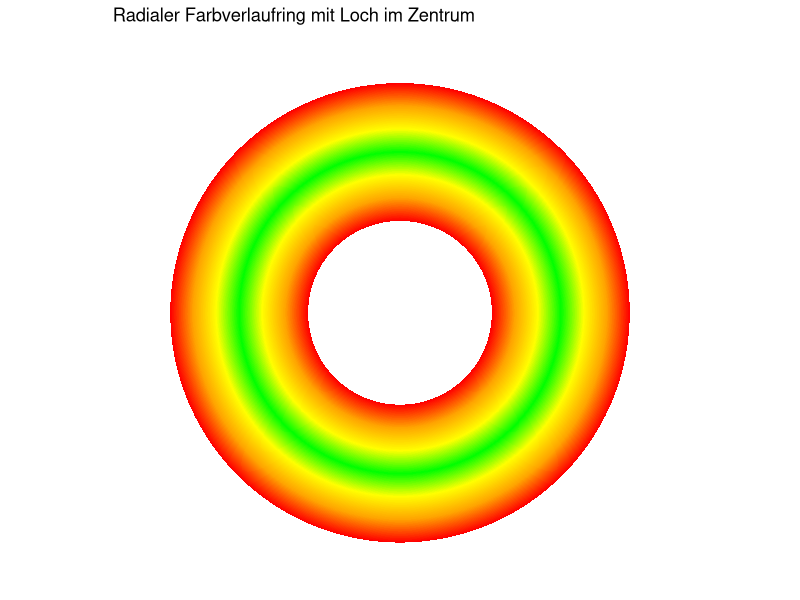
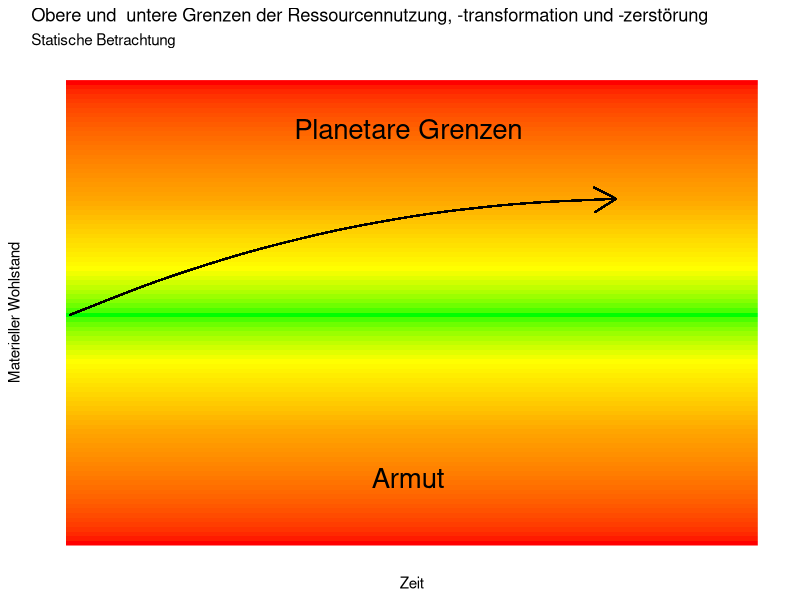
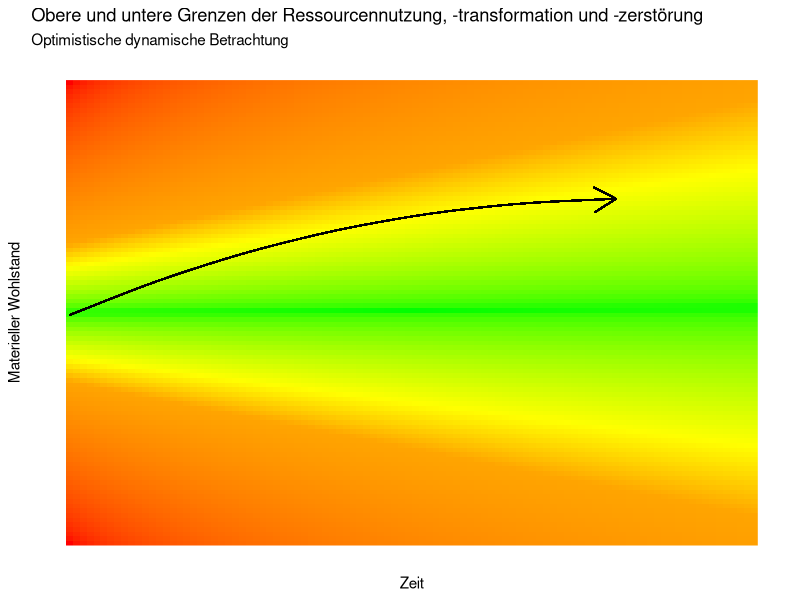

Reproduce these figures in R, in order.
## ---- chunk 1
#| message: false
#| warning: false

library(ggplot2)
library(dplyr)
library(scales)

# Anzahl der Ringe (Segment-Dicke)
n <- 200

# Farbverlauf von innen (rot) nach außen (Rot-Orange-Gelb-Grün-Gelb-Orange-Rot)
farben <- colorRampPalette(c("red", "orange", "yellow", "green", "yellow", "orange", "red"))(n)

# Daten mit Segmenten in radialer Richtung
farbverlauf <- data.frame(
  xmin = seq(3, 3.3 - 0.3/n, length.out = n),
  xmax = seq(3 + 0.3/n, 3.3, length.out = n),
  ymin = 0,
  ymax = 1,
  Farbe = farben
)

ggplot(farbverlauf) +
  geom_rect(aes(
    fill = Farbe,
    xmin = xmin, xmax = xmax,
    ymin = ymin, ymax = ymax
  ), color = NA) +
  scale_fill_identity() +
  coord_polar(theta = "y") +
  xlim(c(2.8, 3.3)) + # mit oder ohne Loch?
  theme_void() +
  labs(title = "Radialer Farbverlaufring mit Loch im Zentrum")

## ---- chunk 2
#| message: false
#| warning: false

library(ggplot2)

df <- data.frame(
  x = rep(1:100, each = 100),
  y = rep(1:100, times = 100)
)



farben <- c("red", "orange", "yellow", "green", "yellow", "orange", "red")

# Hier wird der Bereich für die Enden gestreckt (Rot bei 1 und 25 sowie 75 und 100)
values <- scales::rescale(c(1, 25, 40, 50, 60, 75, 100))

ggplot(df, aes(x = x, y = y, fill = y)) +
  geom_raster() +
  scale_fill_gradientn(
    colours = farben,
    values = values,
    guide = "none"
  )+
   annotate("text", x = 50, y = 15, label = "Armut", size=7) +
   annotate("text", x = 50, y = 90, label = "Planetare Grenzen", size=7) +
#  geom_hline(yintercept = c(30, 70), linetype="dashed") +
  geom_curve(x=1, y=50, xend=80, yend=75,
             curvature=-.1,
             arrow=arrow())+
  labs(title = "Obere und  untere Grenzen der Ressourcennutzung, -transformation und -zerstörung",
      subtitle="Statische Betrachtung",
      x="Zeit",
      y= "Materieller Wohlstand")+
  # Die theme()-Funktion ist der Schlüssel zur Anpassung des Aussehens.
  theme(
    # --- Gitterlinien entfernen ---
    # Entfernt die Hauptgitterlinien (major grids)
    panel.grid.major = element_blank(),
    # Entfernt die Nebengitterlinien (minor grids)
    panel.grid.minor = element_blank(),

    # --- Achsen-Ticks und deren Beschriftungen entfernen ---
    # Entfernt die Ticks (die kleinen Striche an den Achsen)
    axis.ticks = element_blank(),
    # Entfernt die Tick-Beschriftungen (die Zahlen an den Achsen)
    axis.text.x = element_blank(),
    axis.text.y = element_blank(),

    # --- Zusätzliche ästhetische Anpassungen ---
    # Setzt einen sauberen, weißen Hintergrund für das Panel
    panel.background = element_rect(fill = "white")#,
    # Fügt die Achsenlinien wieder hinzu, da sie durch das Entfernen des Gitters verschwinden können
    #axis.line = element_line(colour = "black")
  )

## ---- chunk 3
#| message: false
#| warning: false

library(ggplot2)

df <- data.frame(
  x = rep(1:100, each = 100),
  y = rep(1:100, times = 100)
)

# Parameter für den Trichter
w0 <- 20   # Startbreite bei x=1
w1 <- 60   # Endbreite bei x=100
mitte <- 50 # Zentrum des Trichters

# Neue Variable: Normalisierter Abstand vom Zentrum (abhängig von X)
df$w <- w0 + (w1 - w0) * (df$x - 1) / 99
df$z <- (df$y - mitte) / df$w

# Normalisierungsparameter für Farbverlauf
z_min <- -5
z_max <- 5
df$z_normalized <- (df$z - z_min) / (z_max - z_min)

# Farben und Positionen im Gradienten
farben <- c("red", "orange", "yellow", "green", "yellow", "orange", "red")
values <- c(0, 0.35, 0.4, 0.5, 0.6, 0.65, 1)

# Grenzlinien für den Trichter (|z| = 1)
df_lines <- data.frame(
  x = 1:100,
  untere_grenze = mitte - (w0 + (w1 - w0) * (1:100 - 1)/99),
  obere_grenze = mitte + (w0 + (w1 - w0) * (1:100 - 1)/99)
)

# Plot mit dynamischem Trichter
ggplot(df, aes(x = x, y = y, fill = z_normalized)) +
  geom_raster() +
  scale_fill_gradientn(
    colours = farben,
    values = values,
    guide = "none"
  ) +
#  geom_line(data = df_lines, aes(x = x, y = untere_grenze), linetype = "dashed", inherit.aes = FALSE) +
#  geom_line(data = df_lines, aes(x = x, y = obere_grenze), linetype = "dashed", inherit.aes = FALSE) +
  geom_curve(x=1, y=50, xend=80, yend=75,
             curvature=-.1,
             arrow=arrow())+
  labs(
    title = "Obere und untere Grenzen der Ressourcennutzung, -transformation und -zerstörung",
    subtitle = "Optimistische dynamische Betrachtung",
    x = "Zeit",
    y= "Materieller Wohlstand"
  ) +
  # Die theme()-Funktion ist der Schlüssel zur Anpassung des Aussehens.
  theme(
    # --- Gitterlinien entfernen ---
    # Entfernt die Hauptgitterlinien (major grids)
    panel.grid.major = element_blank(),
    # Entfernt die Nebengitterlinien (minor grids)
    panel.grid.minor = element_blank(),

    # --- Achsen-Ticks und deren Beschriftungen entfernen ---
    # Entfernt die Ticks (die kleinen Striche an den Achsen)
    axis.ticks = element_blank(),
    # Entfernt die Tick-Beschriftungen (die Zahlen an den Achsen)
    axis.text.x = element_blank(),
    axis.text.y = element_blank(),

    # --- Zusätzliche ästhetische Anpassungen ---
    # Setzt einen sauberen, weißen Hintergrund für das Panel
    panel.background = element_rect(fill = "white")#,
    # Fügt die Achsenlinien wieder hinzu, da sie durch das Entfernen des Gitters verschwinden können
    #axis.line = element_line(colour = "black")
  )

